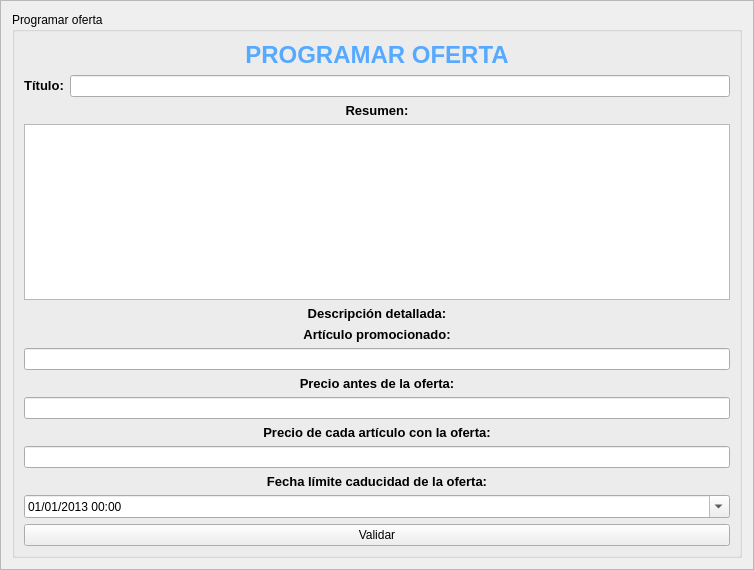
<?xml version="1.0" encoding="UTF-8"?>
<ui version="4.0">
 <class>FProgramaroferta</class>
 <widget class="QFrame" name="FProgramaroferta">
  <property name="geometry">
   <rect>
    <x>0</x>
    <y>0</y>
    <width>754</width>
    <height>570</height>
   </rect>
  </property>
  <property name="windowTitle">
   <string>Frame</string>
  </property>
  <property name="frameShape">
   <enum>QFrame::StyledPanel</enum>
  </property>
  <property name="frameShadow">
   <enum>QFrame::Raised</enum>
  </property>
  <layout class="QGridLayout" name="gridLayout">
   <item row="0" column="0">
    <widget class="QGroupBox" name="groupBox">
     <property name="title">
      <string>Programar oferta</string>
     </property>
     <layout class="QGridLayout" name="gridLayout_2">
      <item row="0" column="0">
       <layout class="QVBoxLayout" name="verticalLayout">
        <item>
         <widget class="QLabel" name="label_29">
          <property name="text">
           <string>&lt;html&gt;&lt;head/&gt;&lt;body&gt;&lt;p align=&quot;center&quot;&gt;&lt;span style=&quot; font-size:18pt; font-weight:600; color:#55aaff;&quot;&gt;PROGRAMAR OFERTA&lt;/span&gt;&lt;/p&gt;&lt;/body&gt;&lt;/html&gt;</string>
          </property>
         </widget>
        </item>
        <item>
         <layout class="QHBoxLayout" name="horizontalLayout">
          <item>
           <widget class="QLabel" name="label_26">
            <property name="text">
             <string>&lt;html&gt;&lt;head/&gt;&lt;body&gt;&lt;p align=&quot;center&quot;&gt;&lt;span style=&quot; font-size:10pt; font-weight:600;&quot;&gt;Título:&lt;/span&gt;&lt;/p&gt;&lt;/body&gt;&lt;/html&gt;</string>
            </property>
           </widget>
          </item>
          <item>
           <widget class="QLineEdit" name="lineEdit_17"/>
          </item>
         </layout>
        </item>
        <item>
         <widget class="QLabel" name="label_24">
          <property name="text">
           <string>&lt;html&gt;&lt;head/&gt;&lt;body&gt;&lt;p align=&quot;center&quot;&gt;&lt;span style=&quot; font-size:10pt; font-weight:600;&quot;&gt;Resumen:&lt;/span&gt;&lt;/p&gt;&lt;/body&gt;&lt;/html&gt;</string>
          </property>
         </widget>
        </item>
        <item>
         <widget class="QTextEdit" name="textEdit_4"/>
        </item>
        <item>
         <widget class="QLabel" name="label_23">
          <property name="text">
           <string>&lt;html&gt;&lt;head/&gt;&lt;body&gt;&lt;p align=&quot;center&quot;&gt;&lt;span style=&quot; font-size:10pt; font-weight:600;&quot;&gt;Descripción detallada:&lt;/span&gt;&lt;/p&gt;&lt;/body&gt;&lt;/html&gt;</string>
          </property>
         </widget>
        </item>
        <item>
         <widget class="QLabel" name="label_27">
          <property name="text">
           <string>&lt;html&gt;&lt;head/&gt;&lt;body&gt;&lt;p align=&quot;center&quot;&gt;&lt;span style=&quot; font-size:10pt; font-weight:600;&quot;&gt;Artículo promocionado:&lt;/span&gt;&lt;/p&gt;&lt;/body&gt;&lt;/html&gt;</string>
          </property>
         </widget>
        </item>
        <item>
         <widget class="QLineEdit" name="lineEdit_16"/>
        </item>
        <item>
         <widget class="QLabel" name="label_25">
          <property name="text">
           <string>&lt;html&gt;&lt;head/&gt;&lt;body&gt;&lt;p align=&quot;center&quot;&gt;&lt;span style=&quot; font-size:10pt; font-weight:600;&quot;&gt;Precio antes de la oferta:&lt;/span&gt;&lt;/p&gt;&lt;/body&gt;&lt;/html&gt;</string>
          </property>
         </widget>
        </item>
        <item>
         <widget class="QLineEdit" name="lineEdit_18"/>
        </item>
        <item>
         <widget class="QLabel" name="label_22">
          <property name="text">
           <string>&lt;html&gt;&lt;head/&gt;&lt;body&gt;&lt;p align=&quot;center&quot;&gt;&lt;span style=&quot; font-size:10pt; font-weight:600;&quot;&gt;Precio de cada artículo con la oferta:&lt;/span&gt;&lt;/p&gt;&lt;/body&gt;&lt;/html&gt;</string>
          </property>
         </widget>
        </item>
        <item>
         <widget class="QLineEdit" name="lineEdit_19"/>
        </item>
        <item>
         <widget class="QLabel" name="label_28">
          <property name="text">
           <string>&lt;html&gt;&lt;head/&gt;&lt;body&gt;&lt;p align=&quot;center&quot;&gt;&lt;span style=&quot; font-size:10pt; font-weight:600;&quot;&gt;Fecha límite caducidad de la oferta:&lt;/span&gt;&lt;/p&gt;&lt;/body&gt;&lt;/html&gt;</string>
          </property>
         </widget>
        </item>
        <item>
         <widget class="QDateTimeEdit" name="dateTimeEdit">
          <property name="dateTime">
           <datetime>
            <hour>0</hour>
            <minute>0</minute>
            <second>0</second>
            <year>2013</year>
            <month>1</month>
            <day>1</day>
           </datetime>
          </property>
          <property name="maximumDate">
           <date>
            <year>7999</year>
            <month>12</month>
            <day>31</day>
           </date>
          </property>
          <property name="displayFormat">
           <string>dd/MM/yyyy HH:mm</string>
          </property>
          <property name="calendarPopup">
           <bool>true</bool>
          </property>
         </widget>
        </item>
        <item>
         <widget class="QPushButton" name="pushButton">
          <property name="text">
           <string>Validar</string>
          </property>
         </widget>
        </item>
       </layout>
      </item>
     </layout>
    </widget>
   </item>
  </layout>
 </widget>
 <resources/>
 <connections/>
</ui>
